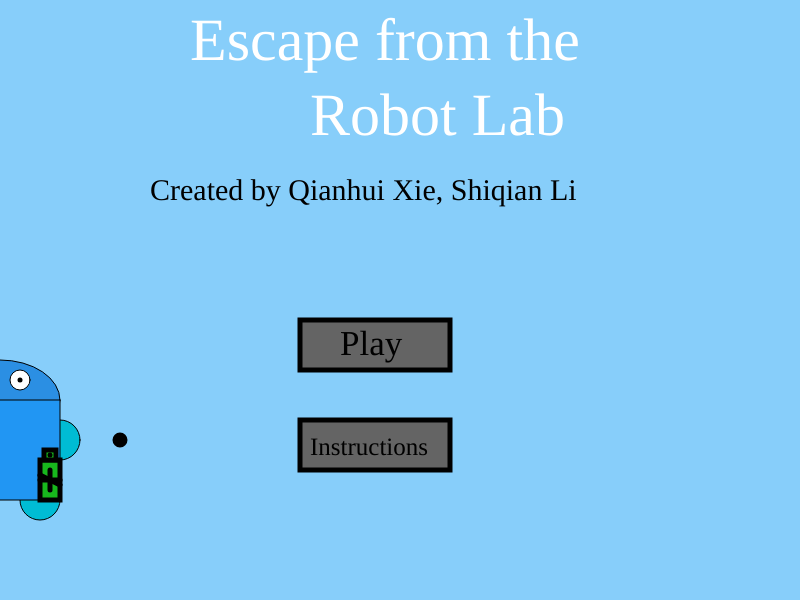
Frame 1 (no input)
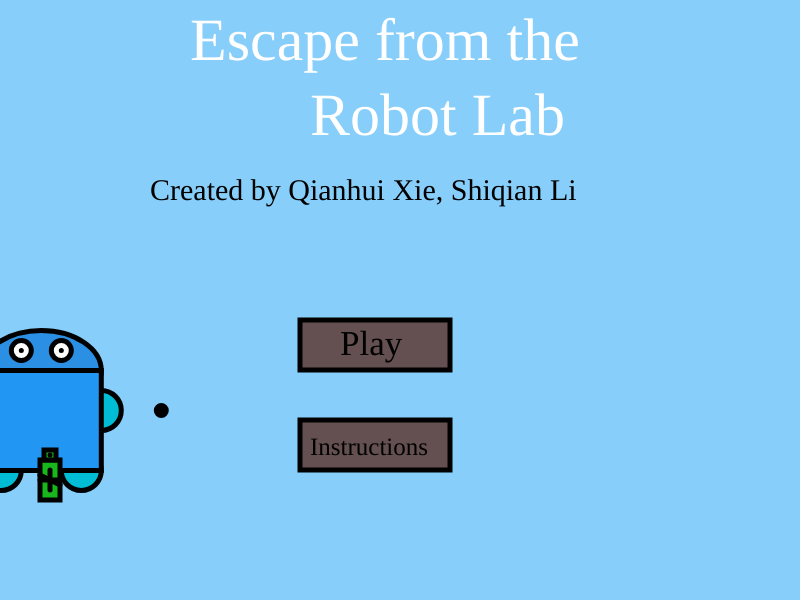
Frame 60 (no input)
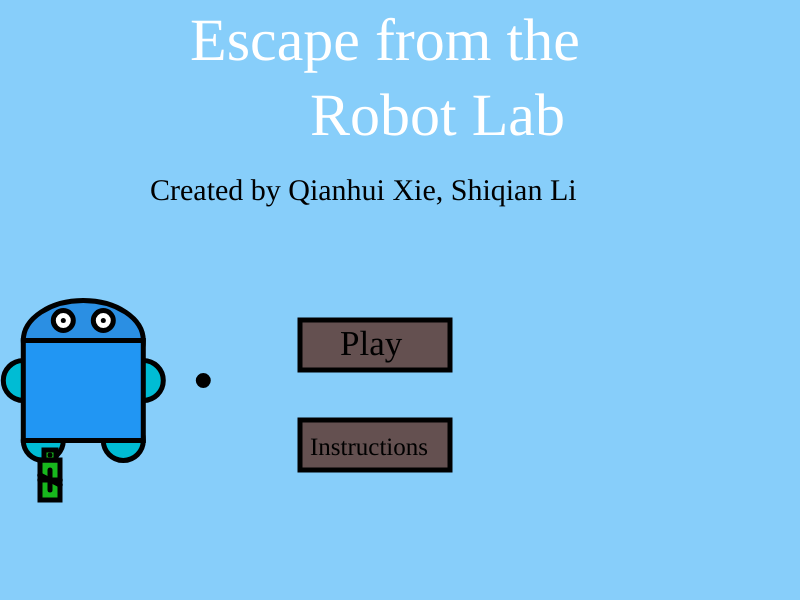
Frame 120 (the mouse pressed at the canvas centre since frame 60)

The p5.js sketch that drew these frames (run headless with seeded random() and noise() and a simulated clock; from frame 60 on, the mouse is pressed at the canvas centre):

// p5.js sketch
// ── sketch.js
/*In this project, Qianhui Xie and Shiqian Li worked this our together. Qianhui Xie designed mainscreen,instruction screen and enemy,. Shiqianli designed the main player's character and the function of switching between multiple tilemaps. 

*/
const MAX_TRAIL_COUNT = 30;

var colorScheme = ["#0A1B28", "#071F43", "#357D7E", "#F7096D", "#F20C3D"];
var trail = [];
var particles = [];
//elements in map
var maps = [];
//temp virables
var ptemp = 0;
var btemp = 0;
mapnum = 0;
var ball = [];
var wind;
var windSpeed = 0.002;

var gravity;
var jumpForce;
var keyArray = [];
// replay the game
var retry = false;

var gameObj;

//Walls
class Wall {
  constructor(x, y) {
    this.x = x;
    this.y = y;
    //for hit measure
    this.xx = x + 10;
    this.yy = y + 10;
  }

  draw() {
    image(maps[1], this.x, this.y, 20, 20);
  }
}

class GameObject {
  constructor() {//create tilemaps for each level
    this.tilemap = [
            "                    ",
      "                    ",
      "                 ",
      "                    ",
      "                  ",
      "wwww wwww                ",
      "wwww      wwww          e  ",
      "wwww          wwww         ",
      "wwww              wwww      ",
      "wwww                  wwww         ",
      "wwww                      wwww",
      "wwww                          wwww    ",
      "wwww                              wwww ",
      "wwww                                  b",
      "wwww                              wwww",
      "wwww                          www      ",
      "wwww                      www         ",
      "wwww                  www  ",
      "wwww             www   ",
      "p           wwww       ",
      "www   wwww              ",
      "                    ",
      "                    ",
      "                    ",
      "                                                                                                              ",

    ];
            this.tilemap1=[
              "                    ",
      "                                      w",
      "                                     ww",
      "                                      w",
      "                                      w",
      "www                                  www ",
      "      ww  www                    ",
      "                                ",
      "           www       wwwwwwwwwwwwww",
      "                    ",
      "wwww    wwww     w   ",
      "                    wwww",
      "              wwww          ",
      "wwww                 ",
      "           www                    e",
      "                   wwwwwwwwww ",
      "        www                  www",
      "wwww                             ",
      "              wwwww           wwww",
      "p      www           b          ",
      "www                 wwwwwwwwwww",
      "                    ",
      "                    ",
      "                    ",
      "                    ",

          ];
              this.tilemap2= [
      "                                    www ",
      "                                   w   w",
      "                                      w",
      " e                                   w",
      "                                    w",
      "wwwwwwwwwwwwww                     wwwww",
      "                                 ",
      "                   wwwwwwwwwwwwww",
      "                    ",
      "wwwwwwwwwwwwww                    ",
      "                                     ",
      "                   wwwwwwwwwwwwww",
      "                                    ",
      "wwwwwwwwwwwwww                    ",
      "                                     ",
      "                   wwwwwwwwwwwwww",
      "                                         ",
      "wwwwwwwwwwwwww                    ",
      "                                b",
      "p                  wwwwwwwwwwwwww         ",
      "wwwwwwwwwwwwww      ",
      "                    ",
      "                    ",
      "                    ",
      "                    ",
    ];
                  this.tilemap3 = [
      "                                    www ",
      "                                   w   w",
      "                                     ww",
      "                                     ww",
      "                                   w   w",
      "www                                 www",
      "    www             ",
      "                    ",
      "        www                           e",
      "                    ",
      "            www     ",
      "                    ",
      "                wwww",
      "                    ",
      "          b www     ",
      "                    ",
      "        www         ",
      "                    ",
      "    www             ",
      "p                   ",
      "www                 ",
      "                    ",
      "                    ",
      "                    ",
      "                    ",
      
    ];
                  this.tilemap4 = [
      "w  w    www    w   w  ",
      " ww    w   w   w   w  ",
      "  w    w   w   w   w  ",
      "  w     www     www w ",
      "                    ",
      "                    ",
      "w     w   w   w   w  ",
      "w  w  w   w   w w w  ",
      " w w w    w   w  ww   ",
      "  w  w    w   w   w  ",
      "                    ",
      "                    ",
      "                    ",
      "                    ",
      "                    ",
      "w                  w  ",
      "w                  w  ",
      "w                  w   ",
      "w                  w  ",
      "wp                 w  ",
      "wwwwwwwwwwwwwwwwwwww",
      "                    ",
      "                    ",
      "                    ",
      "                    ",
    ];
    //ingame state
    this.gamestate = true;
    // gameover state
    this.gameover = false;
    // winning state
    this.gamewin = false;
    this.walls = [];
    this.player;
    this.battery = [];
    this.ene;
    this.cannon = [];
  }
  //draw tilemap
  initmap() {
    for (var i = 0; i < this.tilemap.length; i++) {
      for (var j = 0; j < this.tilemap[i].length; j++) {
        switch (this.tilemap[i][j]) {
          case "w":
            this.walls.push(new Wall(j * 20, i * 20));
            break;

          case "p":
            this.player = new Player(j * 20, i * 20);
            break;
          case "b":
            this.battery.push(new batteryObj(j * 20, i * 20));
            break;
          
          case "f":
            this.cannon.push(new cannonObj(j * 20, i * 20));
            break;
            
            
          case "e":
            this.ene= new eneoObj(j * 20, i * 20);
            break;
        }
      }
    }
  }
    initmap1() {//draw tilemap
    for (var i = 0; i < this.tilemap1.length; i++) {
      for (var j = 0; j < this.tilemap1[i].length; j++) {
        switch (this.tilemap1[i][j]) {
          case "w":
            this.walls.push(new Wall(j * 20, i * 20));
            break;

          case "p":
            this.player = new Player(j * 20, i * 20);
            break;
          case "b":
            this.battery.push(new batteryObj(j * 20, i * 20));
            break;
          
          case "f":
            this.cannon.push(new cannonObj(j * 20, i * 20));
            break;
            
            
          case "e":
            this.ene= new eneoObj(j * 20, i * 20);
            break;
        }
      }
    }
  }
    initmap2() {//draw tilemap
    for (var i = 0; i < this.tilemap2.length; i++) {
      for (var j = 0; j < this.tilemap2[i].length; j++) {
        switch (this.tilemap2[i][j]) {
          case "w":
            this.walls.push(new Wall(j * 20, i * 20));
            break;

          case "p":
            this.player = new Player(j * 20, i * 20);
            break;
          case "b":
            this.battery.push(new batteryObj(j * 20, i * 20));
            break;
          
          case "f":
            this.cannon.push(new cannonObj(j * 20, i * 20));
            break;
            
            
          case "e":
            this.ene= new eneoObj(j * 20, i * 20);
            break;
        }
      }
    }
  }
      initmap3() {//draw tilemap
    for (var i = 0; i < this.tilemap3.length; i++) {
      for (var j = 0; j < this.tilemap3[i].length; j++) {
        switch (this.tilemap3[i][j]) {
          case "w":
            this.walls.push(new Wall(j * 20, i * 20));
            break;

          case "p":
            this.player = new Player(j * 20, i * 20);
            break;
          case "b":
            this.battery.push(new batteryObj(j * 20, i * 20));
            break;
          
          case "f":
            this.cannon.push(new cannonObj(j * 20, i * 20));
            break;
            
            
          case "e":
            this.ene= new eneoObj(j * 20, i * 20);
            break;
        }
      }
    }
  }
      initmap4() {//draw tilemap
    for (var i = 0; i < this.tilemap4.length; i++) {
      for (var j = 0; j < this.tilemap4[i].length; j++) {
        switch (this.tilemap4[i][j]) {
          case "w":
            this.walls.push(new Wall(j * 20, i * 20));
            break;

          case "p":
            this.player = new Player(j * 20, i * 20);
            break;
          case "b":
            this.battery.push(new batteryObj(j * 20, i * 20));
            break;
          
          case "f":
            this.cannon.push(new cannonObj(j * 20, i * 20));
            break;
            
            
          case "e":
            this.ene= new eneoObj(j * 20, i * 20);
            break;
        }
      }
    }
  }
}


//////create cannon
class cannonObj{
  constructor(x,y){
    this.x = x;
    this.y = y;
    
  }
  
  draw(){
    
    
    fill(255, 234, 0);
    noStroke();
    arc(this.x+10,this.y+8,16,13,PI,0,CHORD);
    rect(this.x+2,this.y+8,16,11);
    rect(this.x-6,this.y+8,8,3);
    
  }
  
  
  
}


function cancheckFire() {
    if (gameObj.player.position.x>= 100 ) {
        if (currFrameCount < (frameCount - 10)) {
            currFrameCount = frameCount;
            canbullets[canbulletIndex].fire = 1;
            
            canbullets[canbulletIndex].x = gameObj.cannon.x;
            canbullets[canbulletIndex].y = gameObj.cannon.y;
            canbulletIndex++;
            if (canbulletIndex > 4) {
                canbulletIndex = 0;
                canbullets[canbulletIndex].fire = 0;
            }
        }
    }
} 

/////////////
class canbulletObj {
  constructor() {
    this.x = 0;
    this.y = 0;
    this.fire = 0;
    
  }
  
  draw() {
    fill(255, 0, 0);
    noStroke();
    ellipse(this.x, this.y, 6,2);
    
    // if (gameObj.player.position.x>= 100 ){
    //   this.x -= 4;
    // }
    this.x -= 4;
    if ((dist(this.x, this.y, gameObj.player.x, gameObj.player.y) < 9)) {
            gameObj.player.score -= 1;
            this.fire = 0;
    }
  }
} 






//create batteries 
class batteryObj{
  constructor(x, y){
    this.x = x;
    this.y = y;
    this.dead=0;
  }
  
  draw(){
    
        fill(255,255,0);
        strokeWeight(0.6);
        rect(this.x, this.y, 10, 12.5);
        rect(this.x + 2, this.y - 5, 6, 5);
        //point(this.x + 10, this.y - 5);
        fill(127,0,0);
        rect(this.x, this.y+12.5, 10, 12.5);
    
        
  }
  
 
}

/////////create the bomb 
class ballObj {
  constructor(x, y) {
    this.x = x;
    this.y = y;
    this.position = new p5.Vector(x, y);
    this.velocity = new p5.Vector(0, 0);
    this.acceleration = new p5.Vector(0, 0);
    this.size = 10;
    this.mass = this.size / 2;
    this.jump = 2;
    this.spwan = false;
  }
  applyForce(force) {
    var f = p5.Vector.div(force, this.mass);
    this.acceleration.add(f);
  }
  updatePosition() {
    this.acceleration.set(0, 0);

    // jumpstate
    if (this.jump == 2) {
      //print("Balljump");
      this.applyForce(jumpForce);
      this.jump = 1;
    }

    //in air
    if (this.jump > 0) {
      //print("Ballair");
      this.applyForce(gravity);
    }

    this.velocity.add(this.acceleration);
    this.position.add(0.5, 0);

    //hit wall
    if (this.velocity.y > 0 && this.hitwall()) {
      //print("ball hit wall");
      this.position.y -= btemp;
      btemp = 0;
      this.velocity.y = -1;
      this.jump = 2;
    }

    // falling
    if (this.velocity.y == 0 && !this.hitwall()) {
      //print("BALLfall");
      this.jump = 1;
    }
    this.position.add(this.velocity);
    this.acceleration.set(0, 0);
  }

  draw() {
    push();
    
    translate (this.position.x, this.position.y);
    rectMode (CENTER);
    rotate (radians (deg));
    //fill(128,128,128);
    ellipse(0,0, 10, 10);
    //fill(0,255,255);
    line(0, 10, 0, 0);
    line(0, 0, 0, 10);
    
  
  
  
  pop();
  

 deg+=3;
    
  }
  //check if land on wall
  hitwall() {
    for (var i = 0; i < gameObj.walls.length; i++) {
      var xdist = abs(gameObj.walls[i].xx - this.position.x);
      var ydist = abs(gameObj.walls[i].yy - this.position.y);

      if (
        ydist <= 15 &&
        xdist <= 10 &&
        gameObj.walls[i].y + 10 > this.position.y + 10
      ) {
        //console.log("ballhit wall);
        btemp = 18 - ydist;
        return true;
      }
    }
    return false;
  }
}


var deg = 8;
var globalInvDir = 1;
var keyArray = [];
var bullets;
var bulletIndex = 0;

var canbullets;
var canbulletIndex = 0;

var bombs = [];
var currFrameCount = 0;

var rightto = false;
var leftto = false;

var detect = false;
//bullet object
class bulletObj {
  constructor() {
    this.x = 0;
    this.y = 0;
    this.fire = 0;
  }
  
  draw() {
    fill(255, 0, 0);
    noStroke();
    ellipse(this.x, this.y, 6,2);
    //this.y -= 5;
    if(rightto === true ){//shoot to right when character facing right
      this.x+=4;
    }
    else if (leftto === true ){//shoot to left when character facing left
      this.x-=4;
    }
    if (this.x < 0 || this.x>400) {
        this.fire = 0;
    }

    for (var i=0; i<ball.length; i++) {
        if ((ball[i].dead === 0) &&
            (dist(this.x, this.y, ball[i].x, ball[i].y) < 9)) {
            ball[i].dead = 1;
            this.fire = 0;
        }
    }
  }
} 


//////////////////////////design the main character
class Player {
  constructor(x, y) {
    this.x = x;
    this.y = y;
    //for hit measure
    this.xx = x + 10;
    this.yy = y + 10;
    this.position = new p5.Vector(x, y);
    this.velocity = new p5.Vector(0, 0);
    this.acceleration = new p5.Vector(0, 0);
    this.jump = 0;
    this.score = 3;
    this.hit = 0;
  }
    // looks different in air
  draw() {
    image(maps[2], this.position.x-5, this.position.y-10,80,80);
    
    blendMode(BLEND);

	blendMode(SCREEN);
	
	// Trim end of trail.
	trail.push([this.position.x+15, this.position.y+10]);
	
	let removeCount = 1;
	
	for (let i = 0; i < removeCount; i++) {
		if (trail.length == 0) {
			break;
		}
		
		if (trail.length > MAX_TRAIL_COUNT) {
			trail.splice(0, 1);
		}
	}
	

	
	// Draw trail.
	drawingContext.shadowColor = color(0, 125, 255);

	for (let i = 0; i < trail.length; i++) {
		let mass = i * 0.35;
		drawingContext.shadowBlur = mass;

		stroke(0);
		strokeWeight(mass);
		point(trail[i][0], trail[i][1]);
	}
	// Draw particles.
	for (let i = 0; i < particles.length; i++) {
		let p = particles[i];
		let mass = p.mass * p.vel.mag() * 0.03;

		drawingContext.shadowColor = color(colorScheme[p.colorIndex]);
		drawingContext.shadowBlur = mass;

		stroke(0);
		strokeWeight(mass);
		point(p.pos.x, p.pos.y);

		stroke(255);
		strokeWeight(mass * 0.05);
		point(p.pos.x, p.pos.y);
	}
    	// Move and kill particles.
	for (let i = particles.length - 1; i > -1; i--) {
		particles[i].move();
		if (particles[i].vel.mag() < 0.1) {
			particles.splice(i, 1);
		}
	}
    if (keyIsDown(UP_ARROW) && this.jump === 0) {
      this.jump = 2;
    }
    if (this.jump > 0) {
      push();
      fill(138, 12, 26);
      noStroke();
      triangle(
        this.position.x+5,
        this.position.y + 16,
        this.position.x + 10,
        this.position.y + 16,
        this.position.x + 7,
        this.position.y+22
      );
      triangle(
        this.position.x + 16,
        this.position.y - 6,
        this.position.x,
        this.position.y,
        this.position.x + 16,
        this.position.y
      );
      pop();
      	// Spawn particles.
	if (trail.length > 1) {
		let mouse = new p5.Vector(this.position.x, this.position.y);
		mouse.sub(this.position.x, this.position.y-10);
		if (mouse.mag() > 5) {
			mouse.normalize();
			for (let i = 0; i < 3; i++) {
				particles.push(new Particle(this.position.x, this.position.y-10, mouse.x, mouse.y));
			}
		}
	}
	

    }

    this.acceleration.set(0, 0);
  }
  
  checkCollision() {

    
        if ((gameObj.ene.dead === 0) && dist(this.position.x, this.position.y, gameObj.ene.x, gameObj.ene.y) < 10){
          gameObj.ene.dead = 1;
          this.hit = 0;
          if (this.currFrame < (frameCount - 50)){
            this.score -= 3;//collect prizes
            this.currFrame = frameCount;
          if(this.score ===0)//when the prize is 20, game win
            gamewin = false;
            gameover = true;
          }
        }
    
    
  }

  applyForce(force) {
    this.acceleration.add(force);
  }

  update() {
    this.acceleration.set(0, 0);

    // jump
    if (this.jump == 2) {
      //print("Playerjump");
      this.applyForce(jumpForce);
      this.jump = 1;
    }

    // air
    if (this.jump > 0) {
      //print("Playerair");
      this.applyForce(gravity);
    }

    this.velocity.add(this.acceleration);

    //hit wall
    if (this.velocity.y > 0 && this.hitwall(1)) {
      //print("Playeron wall");
      this.position.y -= ptemp;
      ptemp = 0;
      this.velocity.y = 0;
      this.jump = 0;
    }

    // fall
    if (this.velocity.y == 0 && !this.hitwall(4)) {
      //print("Playerfall");
      this.jump = 1;
    }

    this.position.add(this.velocity);
    this.acceleration.set(0, 0);
    // gameover condition hit by ball
    if (this.hitcar()) {
      gameObj.gamewin = false;
      gameObj.gameover = true;
    }
    
    if(this.score == 0){
      gameObj.gamewin = false;
      gameObj.gameover = true;
    }
    

    
    
  }

  move() {
    var tempx = 0;

    if (keyIsDown(RIGHT_ARROW)) {
      rightto = true;
      leftto = false;
      tempx = 3;
    }
    if (keyIsDown(LEFT_ARROW)) {
      leftto = true;
      rightto = false;
      tempx = -3;
    }

    this.position.add(tempx, 0);
  }
  // check if ball hit player
  hitcar() {
    for (var i = 0; i < ball.length; i++) {
      var xdist = abs(ball[i].position.x - this.position.x);
      var ydist = abs(ball[i].position.y - this.position.y);

      if (ydist + xdist < 8) {
        //console.log("BALL hit player);
        return true;
      }
    }
    return false;
  }
  
  //
  eatbattery(){
    for (var i = 0; i<gameObj.battery.length;i++){
      if((gameObj.battery[i].dead ===0) && dist(this.position.x,this.position.y,gameObj.battery[i].x+5,gameObj.battery[i].y+20)<=35){
        gameObj.battery[i].dead = 1;
        this.score+=2;
      }
    }
  }
  
  //land on wall
  hitwall(tempy) {
    for (var i = 0; i < gameObj.walls.length; i++) {
      var xdist = abs(gameObj.walls[i].xx - (this.position.x + 10));
      var ydist = abs(gameObj.walls[i].yy - (this.position.y + 10 + tempy));

      if (
        ydist <= 15 &&
        xdist <= 10 &&
        gameObj.walls[i].y + 2 > this.position.y + 10 + tempy
      ) {
        //console.log("player hit wall);
        ptemp = 18 - ydist;
        return true;
      }
    }
    return false;
  }
}

  function keyPressed() {
    keyArray[keyCode] = 1;
  }
  
  function keyReleased() {
    keyArray[keyCode] = 0;
  }


function checkFire() {
    if (keyIsDown(32)) {
        if (currFrameCount < (frameCount - 10)) {
            currFrameCount = frameCount;
            bullets[bulletIndex].fire = 1;
            
            bullets[bulletIndex].x = gameObj.player.position.x;
            bullets[bulletIndex].y = gameObj.player.position.y;
            bulletIndex++;
            if (bulletIndex > 4) {
                bulletIndex = 0;
                bullets[bulletIndex].fire = 0;
            }
        }
    }
} 
////////////////////////////
///////////////////////////////
//////////////////////////////

///////////////////////////design elements in main page
var custom_player=[];
function title(){
  textFont("impact",60);
  fill(255,255,255);
  text('Escape from the \n        Robot Lab',190,60);
  fill(0, 0, 0);
  textFont("fontBold", 30);
  text('Created by Qianhui Xie, Shiqian Li', 150, 200);
}



var pChange = 100;
var pChangeDir = 0;
//////////////////design button to switch between pages
function playButton(){
    fill(100,pChange,pChange);
    //strokeWeight(2);
    rect(300,320,150,50);
    fill(0,0,0);
    textSize(35);
    text('Play', 340,355);
	if (mouseX > 300 && mouseX < 450 && mouseY > 320 && mouseY < 370) {
	    if (pChangeDir === 0) {
		    pChange += 2;
	    }
	    if (pChangeDir === 1) {
	        pChange -= 2;    
	    }
		if (pChange > 255 && pChangeDir === 0) {
			pChangeDir = 1;
		}
		if (pChange < 104 && pChangeDir === 1) {
		    pChangeDir = 0;
		}
	}
	else {
	    pChange = 80;    
	}
}

var iChange = 100;
var iChangeDir = 0;
///////////////////////////instruction button
function instrucButton(){
    fill(100,iChange,iChange);
    rect(300,420,150,50);
    fill(0,0,0);
    textSize(25);
    text('Instructions',310,455);
    if (mouseX > 300 && mouseX < 460 && mouseY > 420 && mouseY < 470) {
	    if (iChangeDir === 0) {
		    iChange += 2;
	    }
	    if (iChangeDir === 1) {
	        iChange -= 2;    
	    }
		if (iChange > 255 && iChangeDir === 0) {
			iChangeDir = 1;
		}
		if (iChange < 104 && iChangeDir === 1) {
		    iChangeDir = 0;
		}
	}
	else {
	    iChange = 80;    
	}
}

function instruContent(){
    textFont("impact",20);
    fill(0,0,0);
    text('In this game, the palyers can control a robot with intelligence that needs to evade enemies \n and find its way to escape a robot laboratory.',20,100);
    text("Movement: Arrow keys to move left right and jump", 20, 200);
    text("Combat: The main character could gain electricity by eating batteries in the map. \nThe main character will also lose three electrocity by each hit from enemies and \n by colliding with black bombs in the map. The main character needs to go through \n multiple levels to escape the lab",20, 300);
}


var rChange = 100;
var rChangeDir = 0;

////return from instruction page 
function returnMenu(){
    fill(100,rChange,rChange);
    rect(300,10,150,50);
    textSize(35);
    fill(0,0,0);
    text('Menu',330,45);
     if (mouseX > 300 && mouseX < 460 && mouseY > 10 && mouseY < 60) {
	    if (rChangeDir === 0) {
		    rChange += 2;
	    }
	    if (rChangeDir === 1) {
	        rChange -= 2;    
	    }
		if (rChange > 255 && rChangeDir === 0) {
			rChangeDir = 1;
		}
		if (rChange < 104 && rChangeDir === 1) {
		    rChangeDir = 0;
		}
	}
	else {
	    rChange = 80;    
	}
}

///////////////////////design enemy object
class eneoObj{
  constructor(x, y){
    this.x = x;
    this.y = y;
    this.health = 1;
    //this.screenState = screenState;
    this.state = [new wanderState(), new chaseState()];
    this.currState = 0;
    
    //this.currFrame = frameCount;
    
    this.angle = 0;
    //this.step = new createVector(0, -1);
    this.step = new p5.Vector(0, -1);
    
    this.show = true;
    this.enemyDir = 0;
    this.dead = 0;
  }
  
  draw(){
    //if (this.show === true) {
    push();
    translate(this.x, this.y);
    rotate(this.angle);
    fill(255, 0, 0);
    noStroke();
    arc(10,10,16,13,PI,0,CHORD);
    rect(2,10,16,5);
    triangle(2,15,10,20,18,15);
    fill(255);
    noStroke();
    ellipse(10,10,7,11);
    fill(0);
    noStroke();
    ellipse(10,10,2,6);
    pop();
    //}
  }
  
  changeState(x) {///switch between two different states
    this.currState = x;
  }
  
  chase(){
    if (dist(this.x, this.y, gameObj.player.position.x, gameObj.player.position.y) <150) {
        this.step.set(gameObj.player.position.x - this.x, gameObj.player.position.y - this.y);
        this.step.normalize();
        this.step.mult(0.3);
        //print(this.step.heading());  // this shows the angle is different based on quadrant translation
        //this.angle = this.step.heading() + HALFPI;
        this.x += this.step.x;
        this.y += this.step.y;
    }
  }
  

}


class wanderState {///////////////wandering state
  constructor() {
    this.angle = 0;
    this.wanderDist = 0;
    this.step = new p5.Vector(0,0);
  }
  
  ///// EXPERIMENT /////
  execute(me) {
    if (this.wanderDist <= 0) {
        this.wanderDist = random(50, 80);
        this.angle = random(0, 360);
        this.step.set(cos(this.angle), sin(this.angle));
    }
    this.wanderDist--;
    //me.position.add(this.step);
    me.x += this.step.x;
    me.y += this.step.y;
    if (me.x > 390) {
        this.step.x = -round(random(1,2));
    }
    else if (me.x < 10) {
        this.step.x = round(random(1, 2));
    }
    if (me.y > 390) {
        this.step.y = -round(random(1, 2));
    }
    else if (me.y < 10) {
        this.step.y = round(random(1, 2));
    }
    
    //////////when a enemy and the main chracterar are close enough, state changes
    if (dist(me.x, me.y, gameObj.player.position.x, gameObj.player.position.y) <= 150) {
        me.changeState(1);
        
    }
  }
}  // wanderState




////////////////////////
class chaseState {
  constructor() {
    this.step = new p5.Vector(0,-1);
  }
  
  ///// EXPERIMENT /////
  execute(me) {
    if (dist(me.x, me.y, gameObj.player.position.x, gameObj.player.position.y) <= 150) {///when enemy discover the character
      
        this.step.set(gameObj.player.position.x - me.x, gameObj.player.position.y - me.y);///chase action
        this.step.normalize();
        this.step.mult(0.3);//enemy's cchase speed
        //this.angle = this.step.heading() + HALFPI; 
        //me.position.add(this.step);
        me.x += this.step.x;
        me.y += this.step.y;
        //
        
        if (dist(gameObj.player.position.x, gameObj.player.position.y, me.x, me.y) < 10){
            // gameObj.gameover = true;
            // gameObj.gamewin = false;
          ///when the enemy catches the character, the game over
          gameObj.player.score -= 3;
          me.dead = 1;
          
        }
    }

    else if (dist(me.x, me.y, gameObj.player.position.x, gameObj.player.position.y) > 150) {
        me.changeState(0);//when far enough, change back to wander state
    }
  }
}  // chaseState




///////////////draw exit
class exitObj{
  constructor(x,y){
    this.x = x;
    this.y = y;
  }
  
  draw(){
    push();
    fill(255, 0, 0);
    noStroke();
    ellipse(this.x,this.y,25,9);
    pop();
  }
}

var exit = new exitObj(40, 460);








var ene;
///////////////////////design enemy object
class eneObj{
  constructor(x, y){
    this.x = x;
    this.y = y;
    this.dead = 0;
  }
  
  draw(){
    //if (this.show === true) {
        fill(24, 184, 29);
        rect(this.x, this.y, 20, 40);
        rect(this.x + 4, this.y - 10, 12, 10);
        point(this.x + 10, this.y - 5);
        line(this.x, this.y + 20, this.x + 20, this.y + 20);
        line(this.x + 10, this.y + 10, this.x + 10, this.y + 30);
        line(this.x, this.y + 15, this.x + 20, this.y + 25);
    //}
  }
  

}

var enemy = new eneObj(40, 460, 1);


class backObj{
  constructor(x, y, changeX, changeY){
    this.x = x;
    this.y = y;
    this.r = 45;
    this.changeX = changeX;
    this.changeY = changeY;
  }
  
  draw(){
	//customPlayer();
    //stroke(0); 
  fill('rgb(43,143,227)');
  ellipse(this.x,this.y,120,80);
  fill('#00BCD4');
  ellipse(this.x-60,this.y+40,40,40);
  ellipse(this.x+60,this.y+40,40,40);
  ellipse(this.x-40,this.y+100,40);
  ellipse(this.x+40,this.y+100,40);
  fill('#2196F3');
  rect(this.x-60,this.y,120,100);
  fill(255);
  ellipse(this.x-20,this.y-20,20,20);
  ellipse(this.x+20,this.y-20,20,20);
  
  //stroke(0);
  //line(this.x-20,this.y-6,220,118);
  strokeWeight(5);
  point(this.x-20,this.y-20);
  point(this.x+20,this.y-20);
	 //stroke(0); 
  //point(this.x+40,this.y-60);
	//point(this.x-40,this.y-60);
  //stroke(255);
  //line(this.x+80,this.y+40,320,160);
  //line(this.x-80,this.y+40,80,160);
  
  //strokeWeight(1);
  fill(0);
  ellipse(this.x+120,this.y+40,10,10);
  ellipse(this.x-120,this.y+40,10,10);
  //line(this.x+20,this.y-40,240,60);
  //line(this.x-20,this.y-40,160,60);
  }
  
  update(){
    this.x = this.x + this.changeX;
    this.y = this.y - this.changeY;
  }
  
  
}

var backobj = new backObj(0, 400, 0.7, 0.5);
var backobj1 = new backObj(100, 400, 0.7, 0.5);

function screenBackground(){
  background(135,206,250);
    backobj.draw();
    backobj.update();
  enemy.draw();
    //enemy.update();
    if (backobj.x > 690) {
        backobj.x = 0;
        backobj.y = 400;
    }
    
}
function startScreen(){
    //titleBackground();
    background(135,206,250);
   
    screenBackground()
    title();
    playButton();
    instrucButton();
}

function instrucScreen(){
    background(135,206,250);
    instruContent();
    returnMenu();
}

var gameState = 1; 

var gamrLevel2 = false;

function mouseClicked(){
  if (gameState === 1) {
	    if (mouseX >= 300 && mouseX <= 460) {
	        if (mouseY >= 320 && mouseY <= 370) {
	            gameState = 2;
	        }
	        if (mouseY >= 420 && mouseY <= 470) {
	            gameState = 3;
	        }
	    }
	}
	// Mouse click for instruction screen
	if (gameState === 3) {
	    if (mouseX >= 300 && mouseX <= 460 && mouseY >= 10 && mouseY <= 60) {
	        gameState = 1;    
	    }
	}

}


var xCus = -700;
var yCus = -800;

// class customPlayer{
//   constructor(x, y){
//     this.x = x;
//     this.y = y;
//   }
  
//   draw()
// }
function customPlayer() {
  push();
    background(220, 220, 220, 0);
  stroke(0); 
  fill('rgb(43,143,227)');
  ellipse(200,120,120,80);
  fill('#00BCD4');
  ellipse(140,160,40,40);
  ellipse(260,160,40,40);
  ellipse(160,220,40);
  ellipse(240,220,40);
  fill('#2196F3');
  rect(140,120,120,100);
  fill(255);
  ellipse(180,100,20,20);
  ellipse(220,100,20,20);
  
  stroke(0);
  line(180,114,220,118);
  strokeWeight(5);
  point(180,100);
  point(220,100);
	 stroke(0); 
  point(240,60);
	point(160,60);
  stroke(255);
  line(280,160,320,160);
  line(120,160,80,160);
  
  strokeWeight(1);
  fill(0);
  ellipse(320,160,10,10);
  ellipse(80,160,10,10);
  line(220,80,240,60);
  line(180,80,160,60);
    
  pop();
}
//currently not used
function game()
{
  background(220);
  image(custom_player[0], 30, 10, 300, 300);
}


function setup() {
  createCanvas(800, 600);
  customPlayer();
  custom_player.push(get(xCus, yCus, width*2, height*2));
  
  
  bullets = [new bulletObj(), new bulletObj(), new bulletObj(), new bulletObj(), new bulletObj()];
  
  canbullets = [new canbulletObj(), new canbulletObj(), new canbulletObj(), new canbulletObj(), new canbulletObj()];
  
  //ene.push(new eneoObj(40, 15));
  //var enemyo = new eneoObj(40, 460, 1);
  gameObj = new GameObject();
  //battery.push(new batteryObj(100, 335));
  //battery.push(new batteryObj(260, 255));
  ball.push(new ballObj(50, 10));
  push();
  noStroke;
  fill(150, 10, 110);
  ellipse(150, 177, 133, 233);
  fill(155, 255, 255);
  ellipse(250, 250, 133, 133);
  ellipse(50, 250, 133, 133);
  fill(130, 40, 130);
  maps.push(get(0, 0, width, height));
  pop();
  //draw wall
  push();

  rect(0, 0, width, height);
  push();
  fill(150, 70, 70);
  rect(40, 40, width - 80, height - 80);
  pop();
  maps.push(get(0, 0, width, height));
  pop();
    //draw robot player
  push();
  clear();
  stroke(0); 
  fill('rgb(43,143,227)');
  ellipse(200,120,120,80);
  fill('#00BCD4');
  ellipse(140,160,40,40);
  ellipse(260,160,40,40);
  ellipse(160,220,40);
  ellipse(240,220,40);
  fill('#2196F3');
  rect(140,120,120,100);
  fill(255);
  ellipse(180,100,20,20);
  ellipse(220,100,20,20);
  
  stroke(0);
  line(180,114,220,118);
  strokeWeight(5);
  point(180,100);
  point(220,100);
	 stroke(0); 
  point(240,60);
	point(160,60);
  stroke(255);
  line(280,160,320,160);
  line(120,160,80,160);
  
  strokeWeight(1);
  fill(0);
  ellipse(320,160,10,10);
  ellipse(80,160,10,10);
  line(220,80,240,60);
  line(180,80,160,60);
  maps.push(get(0, 0, width, height));
  pop();
    if(mapnum == 0)
    {
        gameObj.initmap();
      print("map0");
    }
  else if (mapnum == 1)
    {
      gameObj.initmap1();
       print("map1");
    }
    else if (mapnum == 2)
    {
      gameObj.initmap2();
       print("map2");
    }
        else if (mapnum == 3)
    {
      gameObj.initmap3();
       print("map3");
    }
      else if (mapnum == 4)
    {
      gameObj.initmap4();
       print("map4");
    }

  wind = new p5.Vector(1, 0);
  gravity = new p5.Vector(0, 0.1);
  jumpForce = new p5.Vector(0, -3.1);
}


function draw_walls() {
  for (var i = 0; i < gameObj.walls.length; i++) {
    gameObj.walls[i].draw();
  }
}

function draw_eneo() {
  for (var i = 0; i < gameObj.ene.length; i++) {
    gameObj.ene[i].draw();
  }
}

function draw_battery() {
  for (var i = 0; i < gameObj.battery.length; i++) {
    if(gameObj.battery[i].dead === 0){
          gameObj.battery[i].draw();
        }
    
    
  }
}

function mousePressed() {
  if (retry) {
    gameObj.gameover = true;
  } else {
    gameObj.gameover = false;
    mapnum = mapnum+1;
  }
}







function draw() {
  background(220);
  if (gameState === 1) {//in main page
      startScreen();
  }
   else if (gameState === 2) {///to play game
     background(63, 63, 63);
     textSize(20);
     text("Electricity:",280, 50);
     text(gameObj.player.score,385,50);
     
     
     // enemyo = new eneoObj(40,15);
     // enemyo.draw();
     // enemyo.chase();
     // enemyo.state[enemyo.currState].execute(enemyo);
     
     exit = new exitObj(30, 64);
     exit.draw();

  if (gameObj.gameover) {//when gamestop condition
    ball = [];
    ball.push(new ballObj(50, 10));
    // battery.push(new batteryObj(100, 335));
    // battery.push(new batteryObj(260, 255));
    gameObj.walls = [];
    
    gameObj.battery = [];

    if(mapnum == 0)
    {
        gameObj.initmap();
      print("map0");
    }
  else if (mapnum == 1)
    {
      gameObj.initmap1();
       print("map1");
    }
    else if (mapnum == 2)
    {
      gameObj.initmap2();
       print("map2");
    }
        else if (mapnum == 3)
    {
      gameObj.initmap3();
       print("map3");
    }
      else if (mapnum == 4)
    {
      gameObj.initmap4();
       print("map4");
    }

    //gameObj.player.score = 0;

    rectMode(CORNER);
    push();

    background(100, 135, 152);
    push();

    pop();
    if (!gameObj.gamewin) {//not win condition
      push();
      fill(222, 222, 15);
      textSize(40);
      text("You Lose!", width / 2 - 100, height / 2 - 50);
      mapnum = 0;
      fill(255);
    rect(320, 270, 150, 80);
    fill(0);
    textSize(40);
    text("Replay", 330, 330);
      pop();
    } else {//win condition
      push();
      fill(21, 53, 68);
      textSize(40);
      text("You Win!", width / 2 - 100, height / 2 - 50);
      fill(255);
    rect(320, 270, 150, 80);
    fill(0);
    textSize(40);
    text("Next", 330, 330);
      pop();
    }
    // push();
    // fill(255);
    // rect(120, 270, 150, 80);
    // fill(0);
    // textSize(40);
    // text("Replay", 130, 330);
    // pop();

    pop();
  } else if (gameObj.gamestate) {
    push();
    for (var i = 0; i < ball.length; i++) {
      ball[i].updatePosition();
      ball[i].draw();
      if (ball[i].position.x > 200 && ball[i].spwan == false) {
        ball[i].spwan = true;
        ball.push(new ballObj(50, 10));
      }
    }
    
    for (var i = 0; i < gameObj.battery.length; i++) {
    if(gameObj.battery[i].dead === 0){
          gameObj.battery[i].draw();
        }
    
    }
    
    for (var i = 0; i < gameObj.cannon.length; i++) {
    
          gameObj.cannon[i].draw();
        
    
    }
    cancheckFire();
    for (i =0; i<5; i++) {
            if (canbullets[i].fire === 1) {
                canbullets[i].draw();
            }
        }
    //draw_eneo();
    
    if(gameObj.ene.dead ===0){
      gameObj.ene.draw();
    gameObj.ene.chase();
    gameObj.ene.state[gameObj.ene.currState].execute(gameObj.ene);
    }
    
        //ene[i].checkCollide();   
    
    
    draw_walls();
    //draw_battery();
    gameObj.player.draw();
    gameObj.player.update();
    gameObj.player.move();
    gameObj.player.eatbattery();
    checkFire();
        for (i =0; i<5; i++) {
            if (bullets[i].fire === 1) {
                bullets[i].draw();
            }
        }
    
    pop();

    if (gameObj.player.position.y < 50 && gameObj.player.position.x < 50) {
      gameObj.gamewin = true;
      gameObj.gameover = true;
    }

    if (gameObj.player.position.y > 400) {
      gameObj.gamewin = false;
      gameObj.gameover = true;
    }
  }
      
  }
  
  
  else if (gameState === 3) {//instruction page
      instrucScreen();
      line(120, 250, 170, 250);
      line(150, 230, 170, 250);
      line(150, 270, 170, 250);
      fill(0, 0, 0);
      textFont("impact",20);
      text("    main \ncharacter", 50, 250);
      image(custom_player[0], 30, 10, 300, 300);
      //
      line(520, 250, 570, 250);
      line(550, 230, 570, 250);
      line(550, 270, 570, 250);
      fill(0, 0, 0);
      textFont("impact",20);
      text("  battery \ncharge", 430, 250);
      var jenemy = new eneObj(600, 230, 1);
      jenemy.draw();
      
  }
  
  
}
function Particle(x, y, vx, vy) {///particle effects
	
	this.pos = new p5.Vector(x+10, y+10);
	this.vel = new p5.Vector(vx, vy);
	this.vel.mult(random(10));
	this.vel.rotate(radians(random(-25, 25)));
	this.mass = random(1, 30);
	this.airDrag = random(0.92, 0.98);
	this.colorIndex = int(random(colorScheme.length));
	this.life = 0;
	this.lifeSteps = random(-1, 1);
	
	this.move = function() {
		this.pos.rotate(radians(this.life * 0.002));
		this.vel.mult(this.airDrag);
		this.pos.add(this.vel);
		this.life += this.lifeSteps;
	}
}
